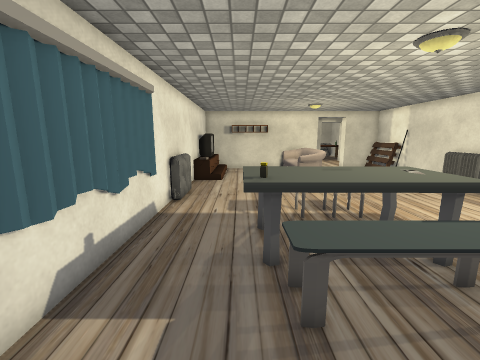
[1] (above)

16 first-person views from a walk through a 3-D level made in the Unity game engine. The camera is 1.5 m above the floor, tilts 10° down and sees 90° across. Doors are open. The floor is counted in squares, 0.5 m on a side. Each view is taken from the middle of a square. On the plan, view 1 faces up. The plan holds only what a view shows up to about 19 squares ahead; the rest is blank. The place goes on beyond the plan. The player character is not drawn. Some surface patterns are stand-ins.

[2]
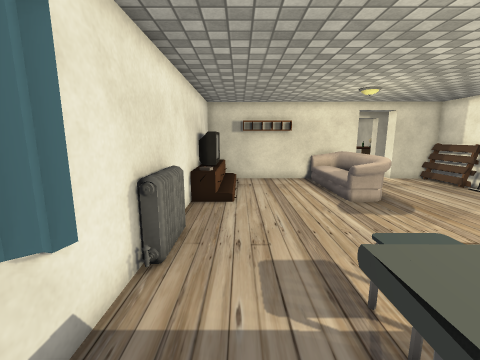

[3]
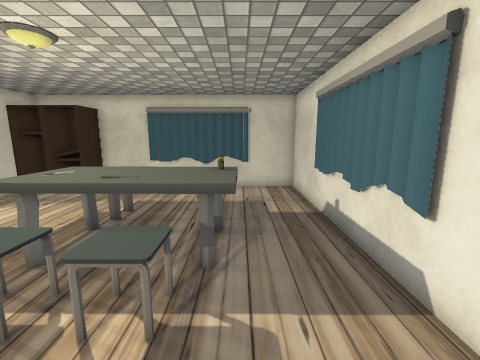

[4]
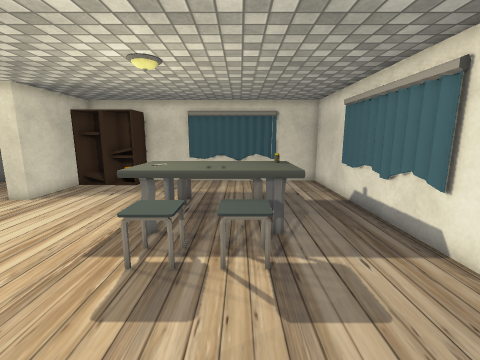

[5]
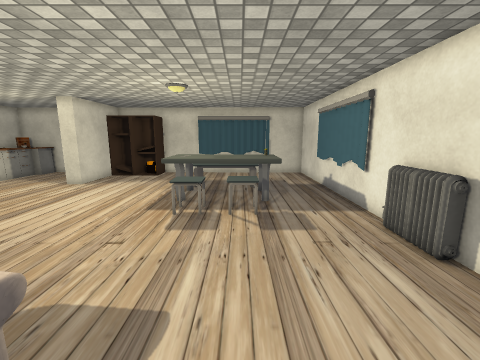

[6]
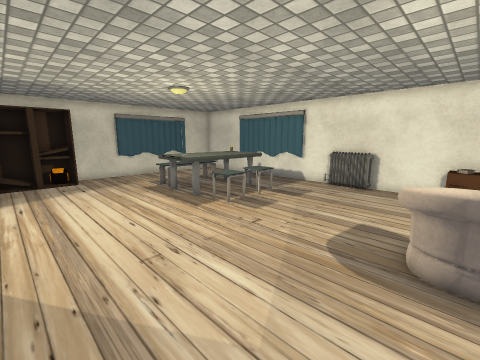

[7]
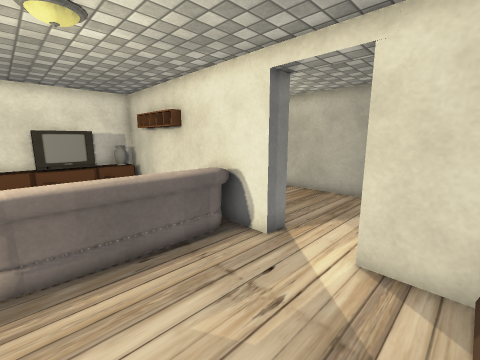

[8]
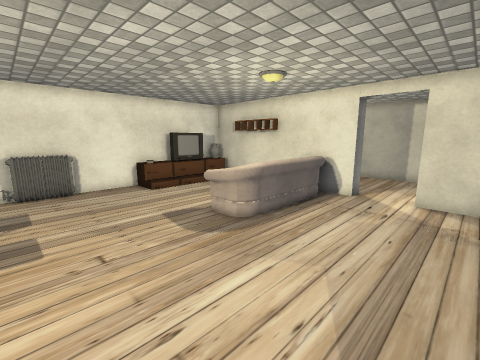

[9]
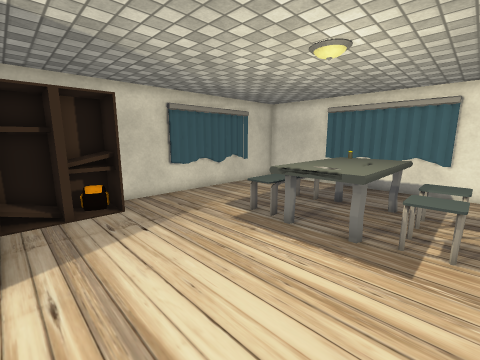

[10]
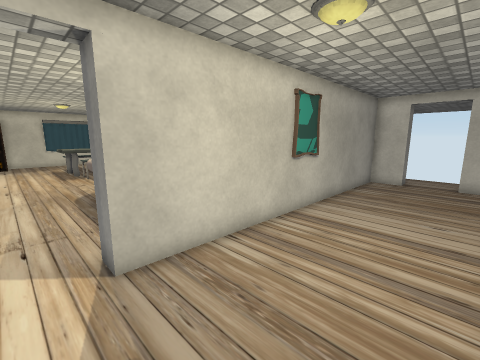

[11]
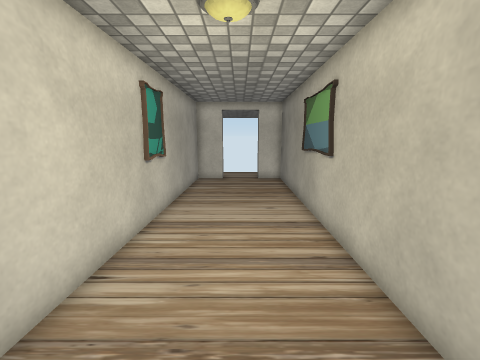

[12]
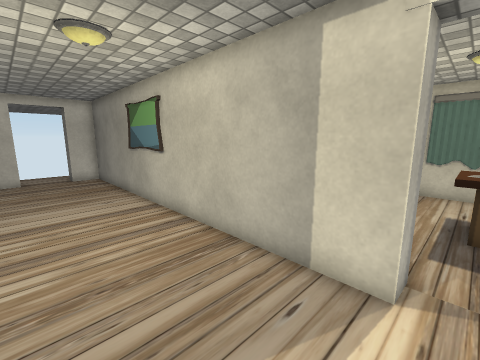

[13]
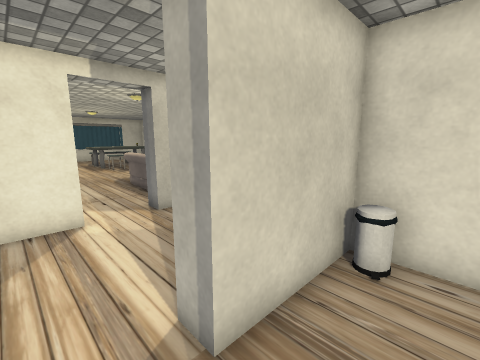

[14]
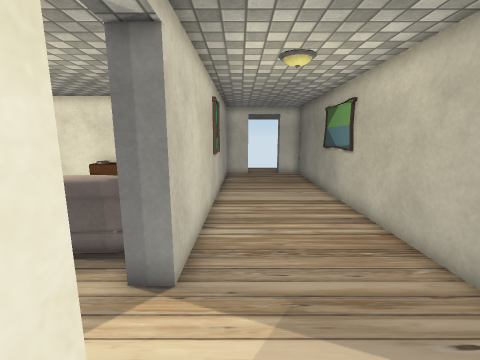

[15]
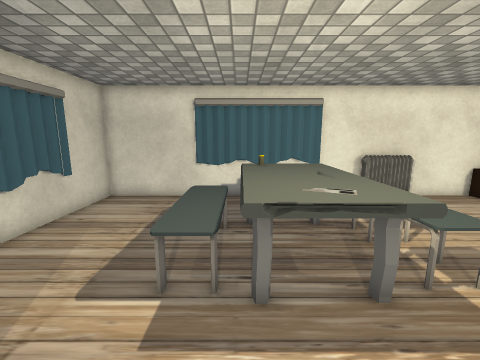

[16]
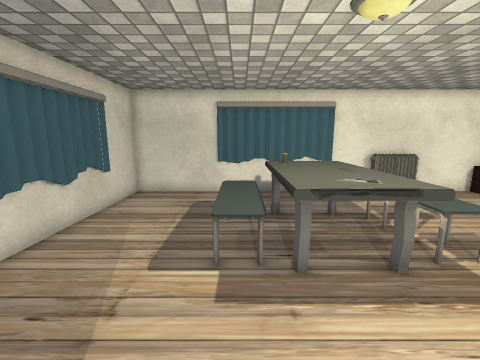

### Floor plan
Points are (right, up) in squares from view 1. A wall is a line through its corners. A room is listed if a view was taken in it or the views show most of it. See-through windows are left out.
Room 1 (views 1, 2, 3, 4, 5, 6, 7, 8, 9, 15, 16)
walls: (-3.3, 10.6) (-3.3, -1.8) (8.6, -2); (-3.3, 16.6) (-3.3, 13.4); (-3.3, 19.5) (-3.3, 17.4); (7.5, 23.7) (-3.3, 23.9); (12.3, -0.2) (12.3, 3.6); (-3.3, 22.5) (-3.3, 20.4); (12.6, 23.7) (10.2, 23.7)
ways out: open door at (9, 24) to room 2
objects: radiator (-3, 11) to (-3, 13); cupboard (-3, 17) to (-2, 17); TV (-3, 19) to (-2, 21); vase (-3, 23); table (0, 5) to (6, 8); other object (1, 3) to (5, 5); other object (1, 9) to (2, 10); other object (3, 9) to (5, 10); other object (4, 17) to (6, 19); cupboard (9, -1) to (12, 0); pallet (12, 21) to (12, 23)
Room 2 (views 10, 11, 12, 14)
walls: (10.2, 30.8) (-8.8, 31) (-8.8, 29.4); (10.2, 24.6) (12.2, 24.6); (-8.8, 26.7) (-8.8, 24.9) (7.5, 24.7) (7.5, 23.7)
ways out: open door at (9, 24) to room 1; open door at (11.5, 31.5) to room 3; open door at (-9, 28)
Room 3 (view 13)
walls: (5.6, 34.2) (5.6, 31.8) (10.2, 31.7)
ways out: open door at (11.5, 31.5) to room 2
objects: table (11, 35) to (11, 37)

Positions as (right, up) in squares from view 1, and headings:
1: (0, 0), facing up
2: (-1, 6), facing up
3: (0, 13), facing down
4: (2, 15), facing down
5: (2, 19), facing down
6: (12, 18), facing down-left
7: (12, 18), facing up-left
8: (12, 11), facing up-left
9: (12, 10), facing down-left
10: (9, 30), facing down-left
11: (9, 28), facing left
12: (11, 26), facing up-left
13: (12, 34), facing down-left
14: (12, 26), facing left
15: (9, 5), facing left
16: (10, 4), facing left
